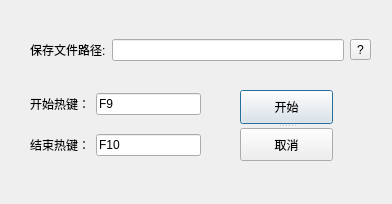
<?xml version="1.0" encoding="UTF-8"?>
<ui version="4.0">
 <class>Recode_Frame</class>
 <widget class="QDialog" name="Recode_Frame">
  <property name="geometry">
   <rect>
    <x>0</x>
    <y>0</y>
    <width>392</width>
    <height>204</height>
   </rect>
  </property>
  <property name="windowTitle">
   <string>脚本录制</string>
  </property>
  <widget class="QWidget" name="layoutWidget">
   <property name="geometry">
    <rect>
     <x>30</x>
     <y>30</y>
     <width>341</width>
     <height>40</height>
    </rect>
   </property>
   <layout class="QHBoxLayout" name="horizontalLayout">
    <item>
     <widget class="QLabel" name="label">
      <property name="text">
       <string>保存文件路径:</string>
      </property>
     </widget>
    </item>
    <item>
     <widget class="QLineEdit" name="lineEdit_filePath"/>
    </item>
    <item>
     <widget class="QToolButton" name="toolButton">
      <property name="toolTip">
       <string>&lt;html&gt;&lt;head/&gt;&lt;body&gt;&lt;p&gt;文件路径提示：当前文件路径直接使用文件名称&lt;/p&gt;&lt;p&gt;当前目录文件路径使用 ./ 代替前置目录&lt;/p&gt;&lt;p&gt;绝对路径使用 C:\PycharmProjects\脚本\测试1&lt;/p&gt;&lt;/body&gt;&lt;/html&gt;</string>
      </property>
      <property name="text">
       <string>?</string>
      </property>
      <property name="icon">
       <iconset>
        <normaloff>../picture/help.jpg</normaloff>../picture/help.jpg</iconset>
      </property>
      <property name="iconSize">
       <size>
        <width>16</width>
        <height>16</height>
       </size>
      </property>
     </widget>
    </item>
   </layout>
  </widget>
  <widget class="QWidget" name="layoutWidget_2">
   <property name="geometry">
    <rect>
     <x>30</x>
     <y>80</y>
     <width>171</width>
     <height>91</height>
    </rect>
   </property>
   <layout class="QGridLayout" name="gridLayout">
    <item row="0" column="0" colspan="2">
     <widget class="QLabel" name="label_2">
      <property name="text">
       <string>开始热键：</string>
      </property>
     </widget>
    </item>
    <item row="1" column="2">
     <widget class="QLineEdit" name="lineEdit_endkey">
      <property name="text">
       <string>F10</string>
      </property>
     </widget>
    </item>
    <item row="0" column="2">
     <widget class="QLineEdit" name="lineEdit_startkey">
      <property name="text">
       <string>F9</string>
      </property>
     </widget>
    </item>
    <item row="1" column="0" colspan="2">
     <widget class="QLabel" name="label_3">
      <property name="text">
       <string>结束热键：</string>
      </property>
     </widget>
    </item>
   </layout>
  </widget>
  <widget class="QSplitter" name="splitter">
   <property name="geometry">
    <rect>
     <x>240</x>
     <y>90</y>
     <width>93</width>
     <height>71</height>
    </rect>
   </property>
   <property name="orientation">
    <enum>Qt::Vertical</enum>
   </property>
   <widget class="QPushButton" name="Botton_start">
    <property name="text">
     <string>开始</string>
    </property>
   </widget>
   <widget class="QPushButton" name="pushButton_2">
    <property name="text">
     <string>取消</string>
    </property>
   </widget>
  </widget>
 </widget>
 <resources/>
 <connections>
  <connection>
   <sender>pushButton_2</sender>
   <signal>clicked()</signal>
   <receiver>Recode_Frame</receiver>
   <slot>close()</slot>
   <hints>
    <hint type="sourcelabel">
     <x>296</x>
     <y>85</y>
    </hint>
    <hint type="destinationlabel">
     <x>188</x>
     <y>73</y>
    </hint>
   </hints>
  </connection>
 </connections>
</ui>
